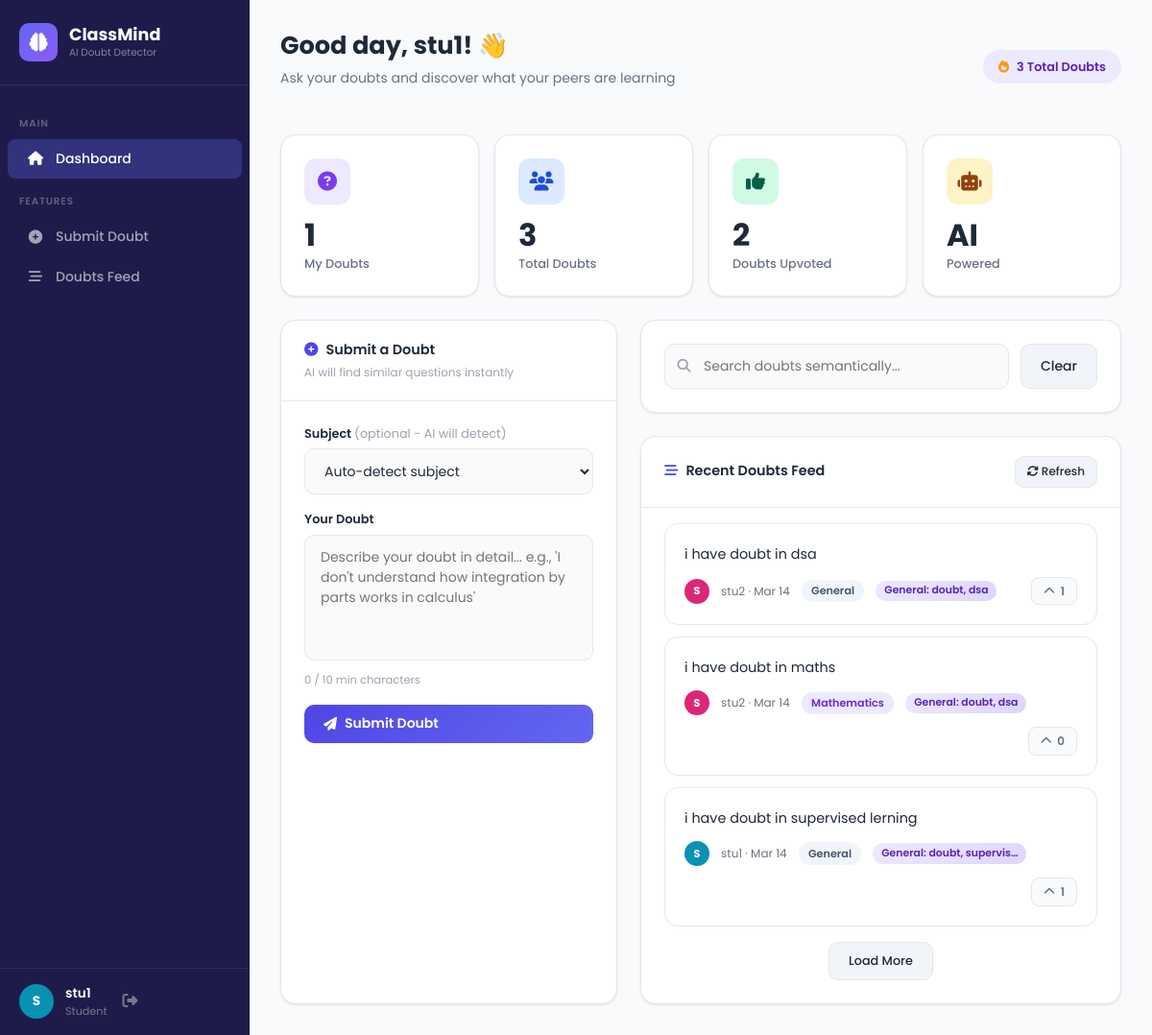
Screenshot of /student/ (signed in) with the database file from the repository.
### core/models.py (models this page shows, shortened)
class User(AbstractUser):
    ROLE_CHOICES = [('student', 'Student'), ('teacher', 'Teacher')]
    role = models.CharField(max_length=10, choices=ROLE_CHOICES, default='student')
    avatar_color = models.CharField(max_length=7, default='#4F46E5')
    def is_student(self):
        return self.role == 'student'

class Doubt(models.Model):
    text = models.TextField()
    student = models.ForeignKey(User, on_delete=models.CASCADE, related_name='doubts')
    timestamp = models.DateTimeField(auto_now_add=True)
    cluster_id = models.IntegerField(null=True, blank=True)
    cluster_label = models.CharField(max_length=200, blank=True)
    subject = models.CharField(max_length=100, blank=True)
    upvotes = models.IntegerField(default=0)
    class Meta:
        ordering = ['-timestamp']

### core/views.py (the view)
# urls.py: path('student/', views.student_dashboard, name='student_dashboard'),
@login_required
def student_dashboard(request):
    if not request.user.is_student():
        return redirect('teacher_dashboard')
    doubts = Doubt.objects.select_related('student').all()
    my_doubts = doubts.filter(student=request.user)
    recent_doubts = doubts[:10]
    voted_ids = list(Vote.objects.filter(
        student=request.user
    ).values_list('doubt_id', flat=True))
    context = {
        'my_doubts': my_doubts,
        'recent_doubts': recent_doubts,
        'total_doubts': doubts.count(),
        'my_count': my_doubts.count(),
        'voted_ids': json.dumps(voted_ids),
    }
    return render(request, 'core/student_dashboard.html', context)

### templates/core/student_dashboard.html (shortened to what this page needs)
{% extends 'core/base.html' %}
{% block nav_student %}active{% endblock %}
{% block content %}
<div class="page-header">
    <div style="display:flex;align-items:center;justify-content:space-between;flex-wrap:wrap;gap:1rem">
        <div>
            <h1 class="page-title">Good day, {{ user.username }}! 👋</h1>
            <p class="page-subtitle">Ask your doubts and discover what your peers are learning</p>
        </div>
        <div style="display:flex;align-items:center;gap:0.75rem">
            <div style="background:#ede9fe;color:#5b21b6;padding:0.5rem 1rem;border-radius:20px;font-size:0.8rem;font-weight:600">
                <i class="fas fa-fire" style="color:#f59e0b;margin-right:0.3rem"></i>
                {{ total_doubts }} Total Doubts
            </div>
        </div>
    </div>
</div>
<div class="row g-3 mb-4">
    <div class="col-6 col-md-3">
        <div class="stat-card">
            <div class="stat-icon" style="background:#ede9fe"><i class="fas fa-question-circle" style="color:#7c3aed"></i></div>
            <div class="stat-number">{{ my_count }}</div>
            <div class="stat-label">My Doubts</div>
        </div>
    </div>
    <div class="col-6 col-md-3">
        <div class="stat-card">
            <div class="stat-icon" style="background:#dbeafe"><i class="fas fa-users" style="color:#1d4ed8"></i></div>
            <div class="stat-number">{{ total_doubts }}</div>
            <div class="stat-label">Total Doubts</div>
        </div>
    </div>
    <div class="col-6 col-md-3">
        <div class="stat-card">
            <div class="stat-icon" style="background:#d1fae5"><i class="fas fa-thumbs-up" style="color:#065f46"></i></div>
            <div class="stat-number" id="myVoteCount">{{ voted_ids|length }}</div>
            <div class="stat-label">Doubts Upvoted</div>
        </div>
    </div>
    <div class="col-6 col-md-3">
        <div class="stat-card">
            <div class="stat-icon" style="background:#fef3c7"><i class="fas fa-robot" style="color:#92400e"></i></div>
            <div class="stat-number">AI</div>
            <div class="stat-label">Powered</div>
        </div>
    </div>
</div>
<div class="row g-4">
    <div class="col-lg-5" id="submit-section">
        <div class="card h-100">
            <div class="card-header-custom">
                <div>
                    <div class="card-title-sm"><i class="fas fa-plus-circle" style="color:#4f46e5;margin-right:0.5rem"></i>Submit a Doubt</div>
                    <div style="font-size:0.75rem;color:#9ca3af;margin-top:0.2rem">AI will find similar questions instantly</div>
                </div>
            </div>
            <div class="card-body-custom">
                <div class="form-group mb-3">
                    <label class="form-label">Subject <span style="color:#9ca3af;font-weight:400">(optional - AI will detect)</span></label>
                    <select class="form-input" id="subjectSelect" style="padding-left:1rem">
                        <option value="">Auto-detect subject</option>
                    </select>
                </div>
                <div class="form-group mb-3">
                    <label class="form-label">Your Doubt</label>
                    <textarea class="form-input" id="doubtText" rows="5" placeholder="Describe your doubt in detail... e.g., 'I don't understand how integration by parts works in calculus'"></textarea>
                    <div style="font-size:0.72rem;color:#9ca3af;margin-top:0.35rem" id="charCount">0 / 10 min characters</div>
                </div>
                <button class="btn-primary-custom w-100" id="submitBtn" onclick="submitDoubt()">
                    <i class="fas fa-paper-plane"></i> Submit Doubt
                </button>
            </div>
        </div>
    </div>
    <div class="col-lg-7" id="feed-section">
        <div class="card mb-4">
            <div class="card-body-custom">
                <div style="display:flex;gap:0.75rem">
                    <div style="position:relative;flex:1">
                        <i class="fas fa-search" style="position:absolute;left:0.85rem;top:50%;transform:translateY(-50%);color:#9ca3af;font-size:0.875rem"></i>
                        <input type="text" id="searchInput" class="form-input" placeholder="Search doubts semantically..." style="padding-left:2.5rem" oninput="debounceSearch()">
                    </div>
                    <button class="btn-secondary-custom" onclick="clearSearch()">Clear</button>
                </div>
            </div>
        </div>
        <div class="card">
            <div class="card-header-custom">
                <div class="card-title-sm"><i class="fas fa-stream" style="color:#4f46e5;margin-right:0.5rem"></i>Recent Doubts Feed</div>
                <button class="btn-secondary-custom" onclick="loadFeed(1)" style="font-size:0.75rem;padding:0.4rem 0.75rem">
                    <i class="fas fa-sync-alt"></i> Refresh
                </button>
            </div>
            <div class="card-body-custom" style="padding-top:1rem">
                <div id="feedContainer">
                    {% for doubt in recent_doubts %}
                    <div class="doubt-card" id="doubt-{{ doubt.id }}">
                        <div class="doubt-text">{{ doubt.text }}</div>
                        <div class="doubt-meta">
                            <div style="width:26px;height:26px;border-radius:50%;background:{{ doubt.student.avatar_color }};display:flex;align-items:center;justify-content:center;color:white;font-size:0.7rem;font-weight:700">{{ doubt.student.username|first|upper }}</div>
                            <div class="doubt-author">{{ doubt.student.username }} · {{ doubt.timestamp|date:"M d" }}</div>
                            <span class="subject-badge {% if doubt.subject == 'Mathematics' %}badge-math{% elif doubt.subject == 'Physics' %}badge-physics{% elif doubt.subject == 'Chemistry' %}badge-chemistry{% elif doubt.subject == 'Computer Science' %}badge-cs{% elif doubt.subject == 'Biology' %}badge-biology{% else %}badge-general{% endif %}">
                                {{ doubt.subject|default:"General" }}
                            </span>
                            {% if doubt.cluster_label %}<span class="cluster-badge">{{ doubt.cluster_label|truncatechars:25 }}</span>{% endif %}
                            <button class="upvote-btn {% if doubt.id in voted_ids %}voted{% endif %}" onclick="upvote({{ doubt.id }}, this)" id="upvote-{{ doubt.id }}">
                                <i class="fas fa-chevron-up"></i> <span class="upvote-count">{{ doubt.upvotes }}</span>
                            </button>
                        </div>
                    </div>
                    {% empty %}
                    <div style="text-align:center;padding:2rem;color:#9ca3af">
                        <i class="fas fa-inbox" style="font-size:2rem;margin-bottom:0.75rem;display:block;opacity:0.4"></i>
                        No doubts yet. Be the first to ask!
                    </div>
                    {% endfor %}
                </div>
                <div id="loadMoreBtn" style="text-align:center;margin-top:1rem">
                    <button class="btn-secondary-custom" onclick="loadMoreFeed()" id="loadMore" style="font-size:0.8rem">
                        Load More
                    </button>
                </div>
            </div>
        </div>
    </div>
</div>
{% endblock %}

### templates/core/base.html (shortened to what this page needs)
<!DOCTYPE html>
<html lang="en">
<head>
    {% load static %}
    <link href="https://cdnjs.cloudflare.com/ajax/libs/bootstrap/5.3.0/css/bootstrap.min.css" rel="stylesheet">
    <link href="https://cdnjs.cloudflare.com/ajax/libs/font-awesome/6.4.0/css/all.min.css" rel="stylesheet">
</head>
<body>
    {% if user.is_authenticated %}
    <aside class="sidebar" id="sidebar">
        <div class="sidebar-brand">
            <a href="{% url 'dashboard' %}" class="brand-logo">
                <div class="brand-icon"><i class="fas fa-brain"></i></div>
                <div>
                    <div class="brand-text">ClassMind</div>
                    <div class="brand-sub">AI Doubt Detector</div>
                </div>
            </a>
        </div>
        <nav class="sidebar-nav">
            <div class="nav-section-label">Main</div>
            {% if user.is_student %}
            <a href="{% url 'student_dashboard' %}" class="nav-link-item {% block nav_student %}{% endblock %}">
                <i class="fas fa-home"></i> Dashboard
            </a>
            {% else %}
            <a href="{% url 'teacher_dashboard' %}" class="nav-link-item {% block nav_teacher %}{% endblock %}">
                <i class="fas fa-chart-line"></i> Analytics
            </a>
            {% endif %}
            <div class="nav-section-label">Features</div>
            {% if user.is_student %}
            <a href="#submit-section" class="nav-link-item" onclick="scrollToSection('submit-section')">
                <i class="fas fa-plus-circle"></i> Submit Doubt
            </a>
            <a href="#feed-section" class="nav-link-item" onclick="scrollToSection('feed-section')">
                <i class="fas fa-stream"></i> Doubts Feed
            </a>
            {% endif %}
        </nav>
        <div class="sidebar-footer">
            <div class="user-card">
                <div class="avatar" style="background: {{ user.avatar_color }}">
                    {{ user.username|first|upper }}
                </div>
                <div class="user-info">
                    <div class="user-name">{{ user.username }}</div>
                    <div class="user-role">{{ user.role }}</div>
                </div>
                <form method="POST" action="{% url 'logout' %}">
                    <button type="submit" class="logout-btn" title="Logout">
                        <i class="fas fa-sign-out-alt"></i>
                    </button>
                </form>
            </div>
        </div>
    </aside>
    {% endif %}
    <main class="main-content">
        {% block content %}{% endblock %}
    </main>
</body>
</html>

### rows the page displays
User: username|first "S", username "stu1", role "Student"
Doubt: text "i have doubt in dsa", student.username|first "S", student.username "stu2", timestamp "Mar 14", subject "General", cluster_label "General: doubt, dsa", upvotes "1"
Doubt: text "i have doubt in maths", student.username|first "S", student.username "stu2", timestamp "Mar 14", subject "Mathematics", cluster_label "General: doubt, dsa", upvotes "0"
Doubt: text "i have doubt in supervised lerning", student.username|first "S", student.username "stu1", timestamp "Mar 14", subject "General", cluster_label "General: doubt, supervis…", upvotes "1"

### other values shown
{{ total_doubts }} "3"
{{ my_count }} "1"
{{ voted_ids|length }} "2"
